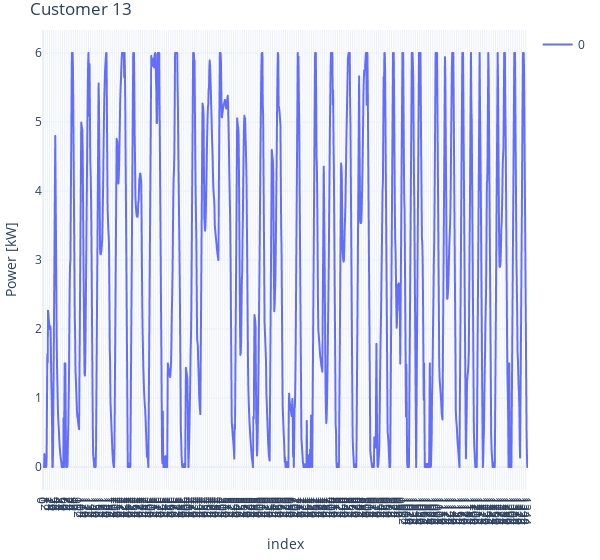

Notebook cell for this chart:
### Code cell
import plotly.express as px
fig = px.line(soes, title=f'Customer 13')
fig.update_layout(
	yaxis_title="Power [kW]",
	template="plotly_white",
	width=600,
	margin=dict(l=10, r=10, t=30, b=10),
	xaxis=dict(dtick=6),
	legend_title_text=""
)
fig.show()

### Figure 1 — Plotly figure (JSON) as saved in the notebook; plotly's stock layout.template omitted (floating-point values rounded to 4 significant figures; data arrays with more than 128 entries replaced by an {"elided": "..."} marker saying what was removed)
{"data": [{"hovertemplate": "variable=0<br>index=%{x}<br>value=%{y}<extra></extra>", "legendgroup": "0", "line": {"color": "#636efa", "dash": "solid"}, "marker": {"symbol": "circle"}, "mode": "lines", "name": "0", "showlegend": true, "type": "scattergl", "x": {"elided": "1345 int values"}, "xaxis": "x", "y": {"elided": "1345 float values"}, "yaxis": "y"}], "layout": {"legend": {"title": {"text": ""}, "tracegroupgap": 0}, "margin": {"b": 10, "l": 10, "r": 10, "t": 30}, "title": {"text": "Customer 13"}, "width": 600, "xaxis": {"anchor": "y", "domain": [0, 1], "dtick": 6, "title": {"text": "index"}}, "yaxis": {"anchor": "x", "domain": [0, 1], "title": {"text": "Power [kW]"}}}}
